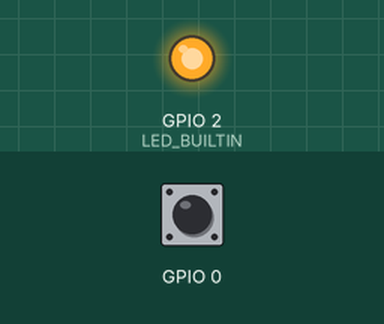
This program was run on a simulated ESP32. Parts: output pins drawn as LEDs (lit = HIGH). Dashed ring = blinking. The inputs (shaded band) are chosen by the test bench; at power-on: GPIO 0 HIGH. WiFi joins after 1.5 s; servers stay silent unless stated; uploads are accepted with an empty reply; what the program prints to the serial monitor is not drawn.

Above: at 1.6 s.
At 2.7 s:
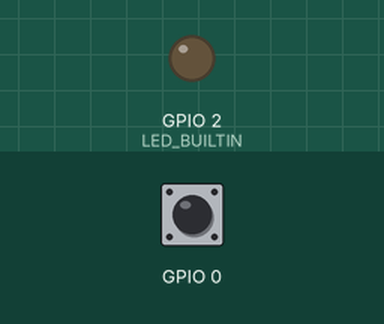
2.8 s: GPIO 0 pulsed LOW 2 times (0.12 s each, 0.3 s apart)
At 10.4 s:
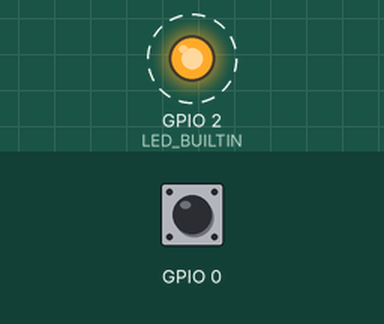
Timing chart, 0 to 11.0 s (numbered marks = the images above; inputs shaded):
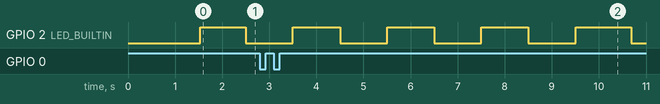

Measured:
- by itself, GPIO 2 (LED_BUILTIN): alternates HIGH for 1.0 s and LOW for 1.0 s

The program:

main.cpp
```cpp
#include <Arduino.h>

#include <WiFi.h>
#include <HTTPClient.h>
#include <HTTPUpdate.h>
#include <WiFiClientSecure.h>
#include "cert.h"

#define LED_BUILTIN 2

const char * ssid = "PCN-ELEC-2G4";
const char * password = "0931236659";


String FirmwareVer = {
  "0.5"
};
//#define URL_fw_Version "https://raw.githubusercontent.com/banpot408/ESP32-ESP8266-ota-by-github/main/esp32_ota/bin_version.txt"
// #define URL_fw_Version  "https://raw.githubusercontent.com/banpot408/ESP32-ESP8266-ota-by-github/main/banpot_test_ota/bin_version.txt?token=AHHVJYD5GHAMS33LZJ7SF53A7SOF6"
// #define URL_fw_Bin      "https://raw.githubusercontent.com/banpot408/ESP32-ESP8266-ota-by-github/main/banpot_test_ota/fw.bin"
//#define URL_fw_Bin     "https://raw.githubusercontent.com/banpot408/ESP32-ESP8266-ota-by-github/main/esp32_ota/fw.bin"

#define URL_fw_Version  "https://raw.githubusercontent.com/banpot408/ESP32_Test_GitHub_OTA/main/bin/bin_version.txt?token=AHHVJYD5GHAMS33LZJ7SF53A7SOF6"
#define URL_fw_Bin      "https://raw.githubusercontent.com/banpot408/ESP32_Test_GitHub_OTA/main/bin/fw.bin"


//#define URL_fw_Version "http://cade-make.000webhostapp.com/version.txt"
//#define URL_fw_Bin "http://cade-make.000webhostapp.com/firmware.bin"

void connect_wifi();
void firmwareUpdate();
int FirmwareVersionCheck();

unsigned long previousMillis = 0; // will store last time LED was updated
unsigned long previousMillis_2 = 0;
const long interval = 10000;
const long mini_interval = 1000;
void repeatedCall() {
  static int num=0;
  unsigned long currentMillis = millis();
  if ((currentMillis - previousMillis) >= interval) {
    // save the last time you blinked the LED
    previousMillis = currentMillis;
    if (FirmwareVersionCheck()) {
      firmwareUpdate();
    }
  }
  if ((currentMillis - previousMillis_2) >= mini_interval) {
    previousMillis_2 = currentMillis;
    Serial.print("idle loop... ");
    Serial.print(num++);
    Serial.print("  Active fw version:");
    Serial.println(FirmwareVer);
    digitalWrite(LED_BUILTIN, num%2);

    Serial.print("  IP address: ");
    Serial.println(WiFi.localIP());

   if(WiFi.status() == WL_CONNECTED)
   {
       Serial.println("  wifi connected ---> FW: 0.5 ");
   }
   else
   {
    connect_wifi();
   }
  }
}

struct Button {
  const uint8_t PIN;
  uint32_t numberKeyPresses;
  bool pressed;
};

Button button_boot = {
  0,
  0,
  false
};
/*void IRAM_ATTR isr(void* arg) {
    Button* s = static_cast<Button*>(arg);
    s->numberKeyPresses += 1;
    s->pressed = true;
}*/

void IRAM_ATTR isr() {
  button_boot.numberKeyPresses += 1;
  button_boot.pressed = true;
}


void setup() {
  pinMode(button_boot.PIN, INPUT);
  attachInterrupt(button_boot.PIN, isr, RISING);
  Serial.begin(9600);
  Serial.print("Active firmware version:");
  Serial.println(FirmwareVer);
  pinMode(LED_BUILTIN, OUTPUT);
  connect_wifi();
}
void loop() {
  if (button_boot.pressed) { //to connect wifi via Android esp touch app
    Serial.println("  Firmware update Starting..");
    firmwareUpdate();
    button_boot.pressed = false;
  }
  repeatedCall();
}

void connect_wifi() {
  Serial.println("Waiting for WiFi");
  WiFi.begin(ssid, password);
  while (WiFi.status() != WL_CONNECTED) {
    delay(500);
    Serial.print(".");
  }

  Serial.println("");
  Serial.println("WiFi connected  --> ");
  Serial.print("IP address: ");
  Serial.println(WiFi.localIP());
}


void firmwareUpdate(void) {
  WiFiClientSecure client;
  client.setCACert(rootCACertificate);
  httpUpdate.setLedPin(LED_BUILTIN, LOW);
  t_httpUpdate_return ret = httpUpdate.update(client, URL_fw_Bin);

  switch (ret) {
  case HTTP_UPDATE_FAILED:
    Serial.printf("HTTP_UPDATE_FAILD Error (%d): %s\n", httpUpdate.getLastError(), httpUpdate.getLastErrorString().c_str());
    break;

  case HTTP_UPDATE_NO_UPDATES:
    Serial.println("HTTP_UPDATE_NO_UPDATES");
    break;

  case HTTP_UPDATE_OK:
    Serial.println("HTTP_UPDATE_OK");
    break;
  }
}
int FirmwareVersionCheck(void) {
  String payload = "";
  int httpCode;
  String fwurl = "";
  fwurl += URL_fw_Version;
//  fwurl += "?token=AHHVJYD5GHAMS33LZJ7SF53A7SOF6";
//  fwurl += String(rand());
  Serial.println(fwurl);
  WiFiClientSecure * client = new WiFiClientSecure;

  if (client)
  {
    client -> setCACert(rootCACertificate);

    // Add a scoping block for HTTPClient https to make sure it is destroyed before WiFiClientSecure *client is
    HTTPClient https;

    if (https.begin( * client, fwurl))
    { // HTTPS
      Serial.print("[HTTPS] GET...\n");
      // start connection and send HTTP header
      delay(100);
      httpCode = https.GET();
      delay(100);
      if (httpCode == HTTP_CODE_OK) // if version received
      {
        payload = https.getString(); // save received version
        Serial.print("payload : ");
        Serial.println(payload);
      } else {
        Serial.print("error in downloading version file:");
        Serial.println(httpCode);
      }
      https.end();
    }
    delete client;
  }

  if (httpCode == HTTP_CODE_OK) // if version received
  {
    payload.trim();
    if (payload.equals(FirmwareVer)) {
      Serial.printf("\nDevice already on latest firmware version:%s\n", FirmwareVer);
      return 0;
    }
    else
    {
      Serial.println(payload);
      Serial.println("New firmware detected");
      return 1;
    }
  }
  return 0;
}


// // put function declarations here:
// int myFunction(int, int);

// void setup() {
//   // put your setup code here, to run once:
//   int result = myFunction(2, 3);
// }

// void loop() {
//   // put your main code here, to run repeatedly:
// }

// // put function definitions here:
// int myFunction(int x, int y) {
//   return x + y;
// }
```

cert.h
```cpp
#ifndef CERT_H

#define CERT_H

//DigiCert root certificate has expiry date of 10 Nov 2031
const char * rootCACertificate = \
"-----BEGIN CERTIFICATE-----\n" \
"MIIDrzCCApegAwIBAgIQCDvgVpBCRrGhdWrJWZHHSjANBgkqhkiG9w0BAQUFADBh\n" \
"MQswCQYDVQQGEwJVUzEVMBMGA1UEChMMRGlnaUNlcnQgSW5jMRkwFwYDVQQLExB3\n" \
"d3cuZGlnaWNlcnQuY29tMSAwHgYDVQQDExdEaWdpQ2VydCBHbG9iYWwgUm9vdCBD\n" \
"QTAeFw0wNjExMTAwMDAwMDBaFw0zMTExMTAwMDAwMDBaMGExCzAJBgNVBAYTAlVT\n" \
"MRUwEwYDVQQKEwxEaWdpQ2VydCBJbmMxGTAXBgNVBAsTEHd3dy5kaWdpY2VydC5j\n" \
"b20xIDAeBgNVBAMTF0RpZ2lDZXJ0IEdsb2JhbCBSb290IENBMIIBIjANBgkqhkiG\n" \
"9w0BAQEFAAOCAQ8AMIIBCgKCAQEA4jvhEXLeqKTTo1eqUKKPC3eQyaKl7hLOllsB\n" \
"CSDMAZOnTjC3U/dDxGkAV53ijSLdhwZAAIEJzs4bg7/fzTtxRuLWZscFs3YnFo97\n" \
"nh6Vfe63SKMI2tavegw5BmV/Sl0fvBf4q77uKNd0f3p4mVmFaG5cIzJLv07A6Fpt\n" \
"43C/dxC//AH2hdmoRBBYMql1GNXRor5H4idq9Joz+EkIYIvUX7Q6hL+hqkpMfT7P\n" \
"T19sdl6gSzeRntwi5m3OFBqOasv+zbMUZBfHWymeMr/y7vrTC0LUq7dBMtoM1O/4\n" \
"gdW7jVg/tRvoSSiicNoxBN33shbyTApOB6jtSj1etX+jkMOvJwIDAQABo2MwYTAO\n" \
"BgNVHQ8BAf8EBAMCAYYwDwYDVR0TAQH/BAUwAwEB/zAdBgNVHQ4EFgQUA95QNVbR\n" \
"TLtm8KPiGxvDl7I90VUwHwYDVR0jBBgwFoAUA95QNVbRTLtm8KPiGxvDl7I90VUw\n" \
"DQYJKoZIhvcNAQEFBQADggEBAMucN6pIExIK+t1EnE9SsPTfrgT1eXkIoyQY/Esr\n" \
"hMAtudXH/vTBH1jLuG2cenTnmCmrEbXjcKChzUyImZOMkXDiqw8cvpOp/2PV5Adg\n" \
"06O/nVsJ8dWO41P0jmP6P6fbtGbfYmbW0W5BjfIttep3Sp+dWOIrWcBAI+0tKIJF\n" \
"PnlUkiaY4IBIqDfv8NZ5YBberOgOzW6sRBc4L0na4UU+Krk2U886UAb3LujEV0ls\n" \
"YSEY1QSteDwsOoBrp+uvFRTp2InBuThs4pFsiv9kuXclVzDAGySj4dzp30d8tbQk\n" \
"CAUw7C29C79Fv1C5qfPrmAESrciIxpg0X40KPMbp1ZWVbd4=\n" \
"-----END CERTIFICATE-----\n";

#endif
```
